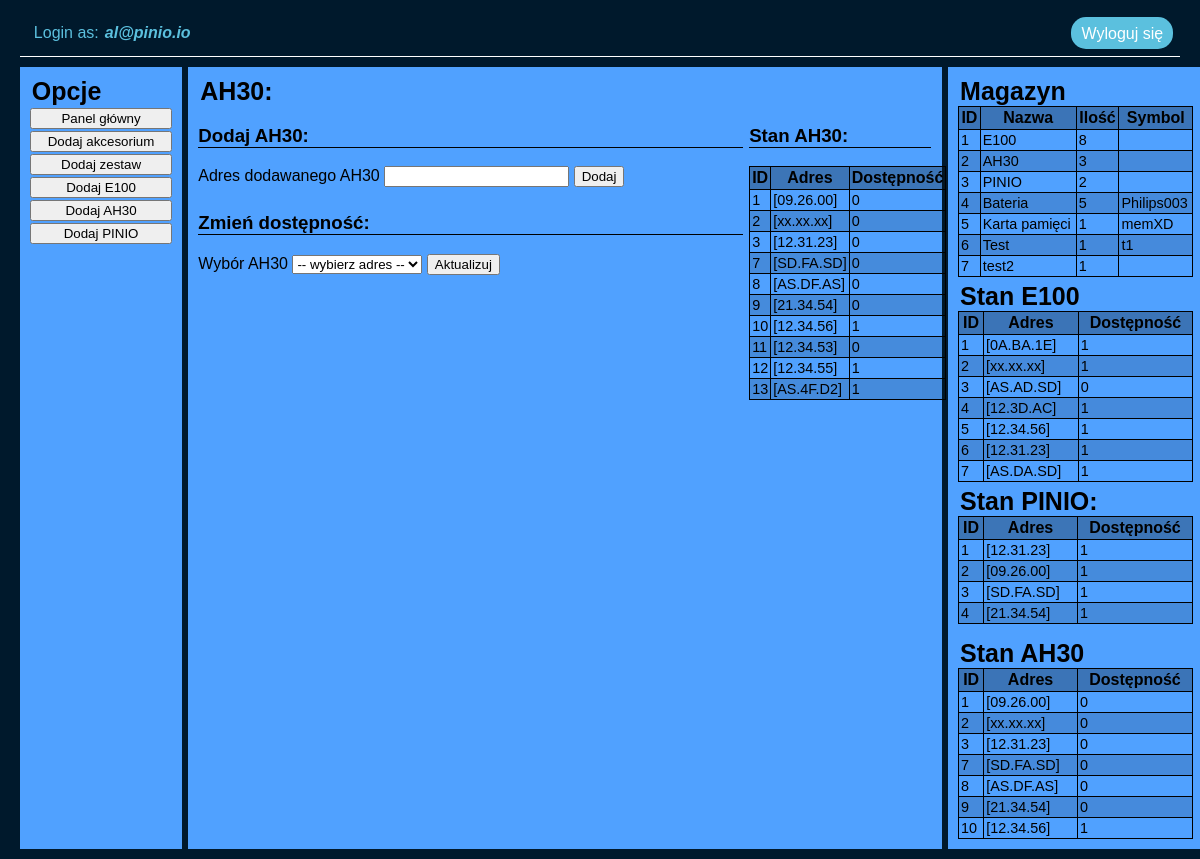
Page /inventory-add-ah30.php (signed in) on the earlier database version.
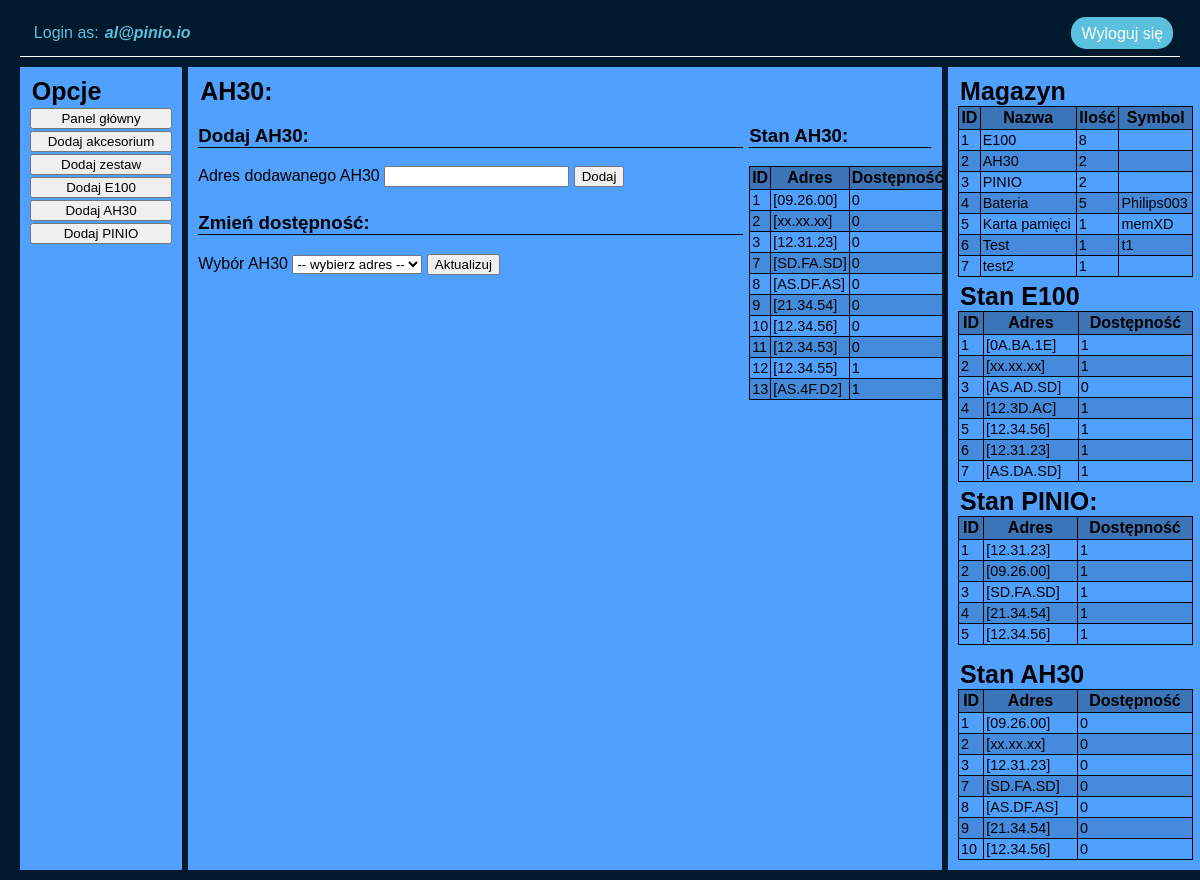
Same page on the later database version.
### tables this page shows
CREATE TABLE `ah30` (
  `id` int(11) NOT NULL,
  `address` text NOT NULL,
  `available` tinyint(1) NOT NULL,
  `timestamp` timestamp NOT NULL DEFAULT current_timestamp() ON UPDATE current_timestamp(),
  `add_date` datetime NOT NULL DEFAULT current_timestamp()
);

CREATE TABLE `inventory` (
  `id` int(11) NOT NULL,
  `name` text NOT NULL,
  `quantity` int(11) NOT NULL,
  `symbol` text NOT NULL,
  `timestamp` timestamp NOT NULL DEFAULT current_timestamp() ON UPDATE current_timestamp(),
  `add_date` datetime NOT NULL DEFAULT current_timestamp()
);

CREATE TABLE `e100` (
  `id` int(11) NOT NULL,
  `address` text NOT NULL,
  `available` tinyint(1) NOT NULL,
  `timestamp` timestamp NOT NULL DEFAULT current_timestamp() ON UPDATE current_timestamp(),
  `add_date` datetime NOT NULL DEFAULT current_timestamp()
);

CREATE TABLE `pinio` (
  `id` int(11) NOT NULL,
  `address` text NOT NULL,
  `available` tinyint(1) NOT NULL,
  `timestamp` timestamp NOT NULL DEFAULT current_timestamp() ON UPDATE current_timestamp(),
  `add_date` datetime NOT NULL DEFAULT current_timestamp()
);

### set-e100ah30-qty.php (called while the page is built, shortened)
<?php
$parts = ["E100", "AH30"];
foreach($parts as $part){
	$query = $db->prepare('SELECT * FROM '.strtolower($part).' WHERE available = "1"');
	$query->execute();
	$query = $query->fetchAll();
}

### inventory-add-ah30.php (the view, shortened to what this page needs)
<?php
	$db = require_once 'database.php';
	$ah30Query = $db->query('SELECT * FROM ah30');
	$ah30 = $ah30Query->fetchAll();
?>
<!DOCTYPE HTML>
<html lang="pl">
<head>
	<link rel="stylesheet" type="text/css" href="css/style.css">
</head>
<body>
<div class="container">
	<div class="header">
		<div class="login-text">
			<div>Login as: </div><div class="user"><?=$_SESSION['mail'];?></div>
		</div>
		<a href="logout.php" class="logout-btn">
			Wyloguj się
		</a>
	</div>
	<div class="main-grid">
		<div class="left-bar">
			<legend>Opcje</legend>
			<button onclick="window.location.href = 'inventory-panel.php';"> Panel główny </button>
			<button onclick="window.location.href = 'inventory-add-element.php';"> Dodaj akcesorium </button>
			<button onclick="window.location.href = 'inventory-add-set.php';"> Dodaj zestaw </button>
			<button onclick="window.location.href = 'inventory-add-e100.php';"> Dodaj E100 </button>
			<button onclick="window.location.href = '#';"> Dodaj AH30 </button>
			<button onclick="window.location.href = 'inventory-add-pinio.php';"> Dodaj PINIO </button>
		</div>
		<div class="main-content">
			<legend>AH30:</legend>
			<div class="e100-main-content">
				<div class="e100-add">
					<form action="add-ah30.php" method="post" onsubmit="return confirm('Na pewno chcesz dodać element?');">
						<h3>Dodaj AH30:</h3>
						<label for="address-input">Adres dodawanego AH30</label>
						<input name="address" id="address-input" maxlength=9 autocomplete=off title="Występujący błąd: podczas usuwania znaków należy usunąć także kropki" required>
						<button>Dodaj</button>
					</form>
				</div>
				<div class="e100-available">
					<form action="change-ah30.php" method="post">
						<h3>Zmień dostępność:</h3>
						<label for="address-select">Wybór AH30</label>
						<select id="address-select" name="address-curr" required>
							<option disabled selected value> -- wybierz adres -- </option>
						</select>
						<button>Aktualizuj</button>
					</form>
				</div>
				<div class="e100-inventory">
					<h3>Stan AH30:</h3>
						<table>
							<thead>
							<tr><th>ID</th><th>Adres</th><th>Dostępność</th></tr>
							</thead>
							<tbody>
								<?php
									foreach($ah30 as $part){
										echo "<tr><td>{$part['id']}</td><td>{$part['address']}</td><td>{$part['available']}</td></tr>";
									}
								?>
							</tbody>
						</table>
				</div>
			</div>
		</div>
		<div class="right-bar">
			<?php
			require 'html-magazyn.php';
			?>
		</div>
	</div>
</div>
</body>
</html>

### html-magazyn.php (shortened to what this page needs)
<?php
require_once 'set-e100ah30-qty.php';
$invPartsQuery = $db->query('SELECT * FROM inventory');
$invParts = $invPartsQuery->fetchAll();
$e100Query = $db->query('SELECT * FROM e100');
$e100 = $e100Query->fetchAll();
$pinioQuery = $db->query('SELECT * FROM pinio');
$pinio = $pinioQuery->fetchAll();
$ah30Query = $db->query('SELECT * FROM ah30');
$ah30 = $ah30Query->fetchAll();
?>
<div class="elements-sidebar-inventory">
    <legend>Magazyn</legend>
    <table>
        <thead>
        <tr><th>ID</th><th>Nazwa</th><th>Ilość</th><th>Symbol</th></tr>
        </thead>
        <tbody>
            <?php
                foreach($invParts as $part){
                    echo "<tr><td>{$part['id']}</td><td>{$part['name']}</td><td>{$part['quantity']}</td><td>{$part['symbol']}</td></tr>";
                }
            ?>
        </tbody>
    </table>
</div>
<div class="e100-sidebar-inventory">
    <legend>Stan E100</legend>
    <table>
        <thead>
        <tr><th>ID</th><th>Adres</th><th>Dostępność</th></tr>
        </thead>
        <tbody>
            <?php
                foreach($e100 as $part){
                    echo "<tr><td>{$part['id']}</td><td>{$part['address']}</td><td>{$part['available']}</td></tr>";
                }
            ?>
        </tbody>
    </table>
</div>
<div class="pinio-sidebar-inventory">
    <legend>Stan PINIO:</legend>
        <table>
            <thead>
            <tr><th>ID</th><th>Adres</th><th>Dostępność</th></tr>
            </thead>
            <tbody>
                <?php
                    foreach($pinio as $part){
                        echo "<tr><td>{$part['id']}</td><td>{$part['address']}</td><td>{$part['available']}</td></tr>";
                    }
                ?>
            </tbody>
        </table>
</div>
<div class="ah30-sidebar-inventory">
    <legend>Stan AH30</legend>
    <table>
        <thead>
        <tr><th>ID</th><th>Adres</th><th>Dostępność</th></tr>
        </thead>
        <tbody>
            <?php
                foreach($ah30 as $part){
                    echo "<tr><td>{$part['id']}</td><td>{$part['address']}</td><td>{$part['available']}</td></tr>";
                }
            ?>
        </tbody>
    </table>
</div>

Differences in the rows shown:
changed ah30 id 10: available "1" → "0"
changed inventory "AH30": quantity "3" → "2"
added pinio: id "5", address "[12.34.56]", available "1"
